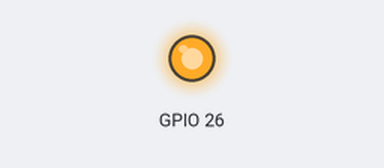
Recording of a program running on a simulated Raspberry Pi (BCM pin numbers). On the bench: output pins drawn as LEDs (lit = HIGH). At 0.0 s the program stops and its outputs stay as they are.

Above: at 0.1 s.
Timing chart, 0 to 1.5 s (numbered marks = the images above):
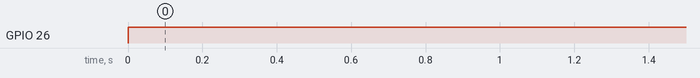

The program:

ltika_withgpiod.py
```python
# import
import gpiod

# チップセット設定
chip = gpiod.chip(0)
# 利用するGPIOピン番号設定
pin = 26
# チップセットとGPIOピンの紐づけ
gpiod_pin = chip.get_line(pin)

# 利用種別設定
config = gpiod.line_request()
config.consumer = "Blink"
config.request_type = gpiod.line_request.DIRECTION_OUTPUT

# GPIOピンへ利用種別紐づけ
gpiod_pin.request(config)

# LEDチカ
gpiod_pin.set_value(1)
```

Measured:
- by itself, GPIO 26: LOW → HIGH at 0.00 s
